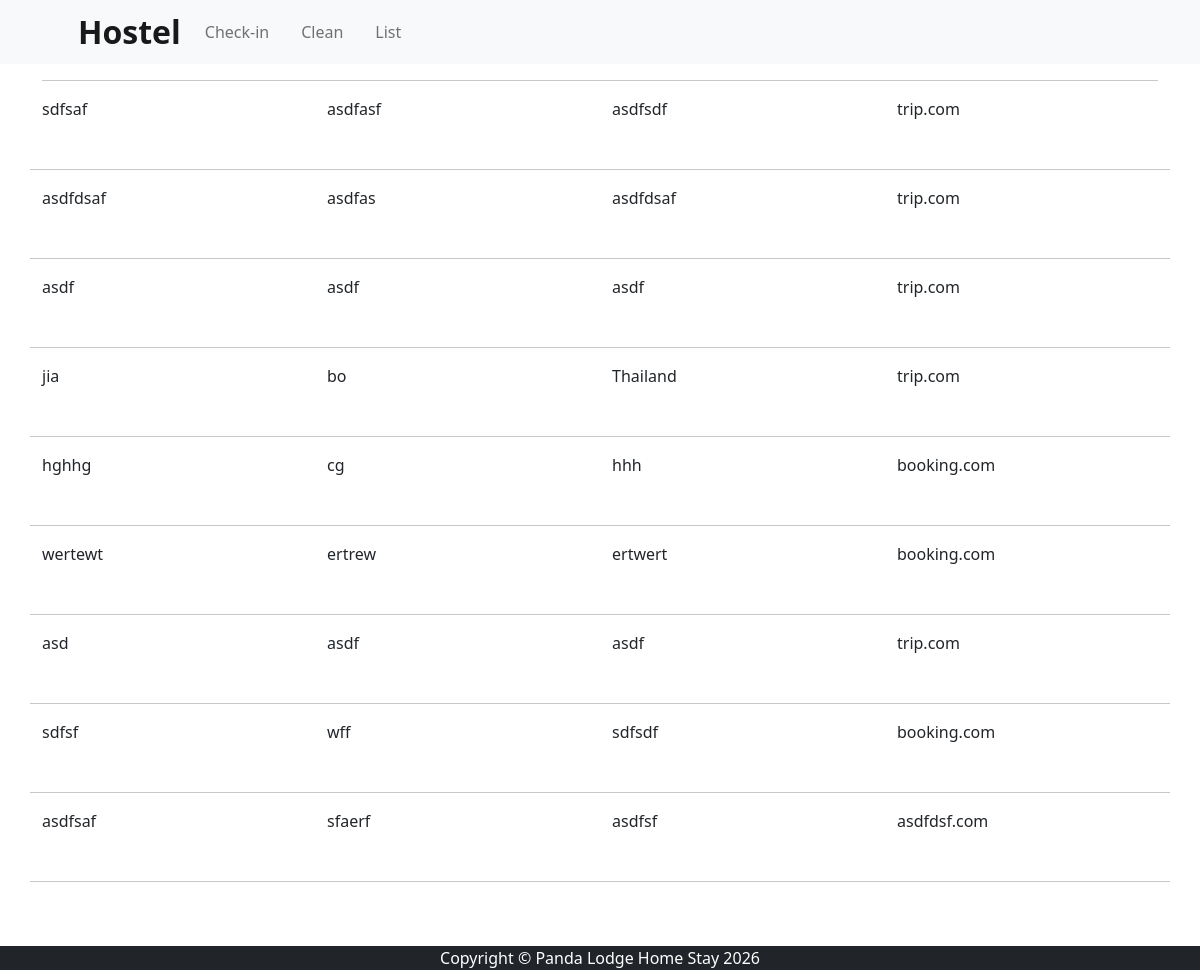
Page /hostel/glist/ (signed in) on the earlier database version.
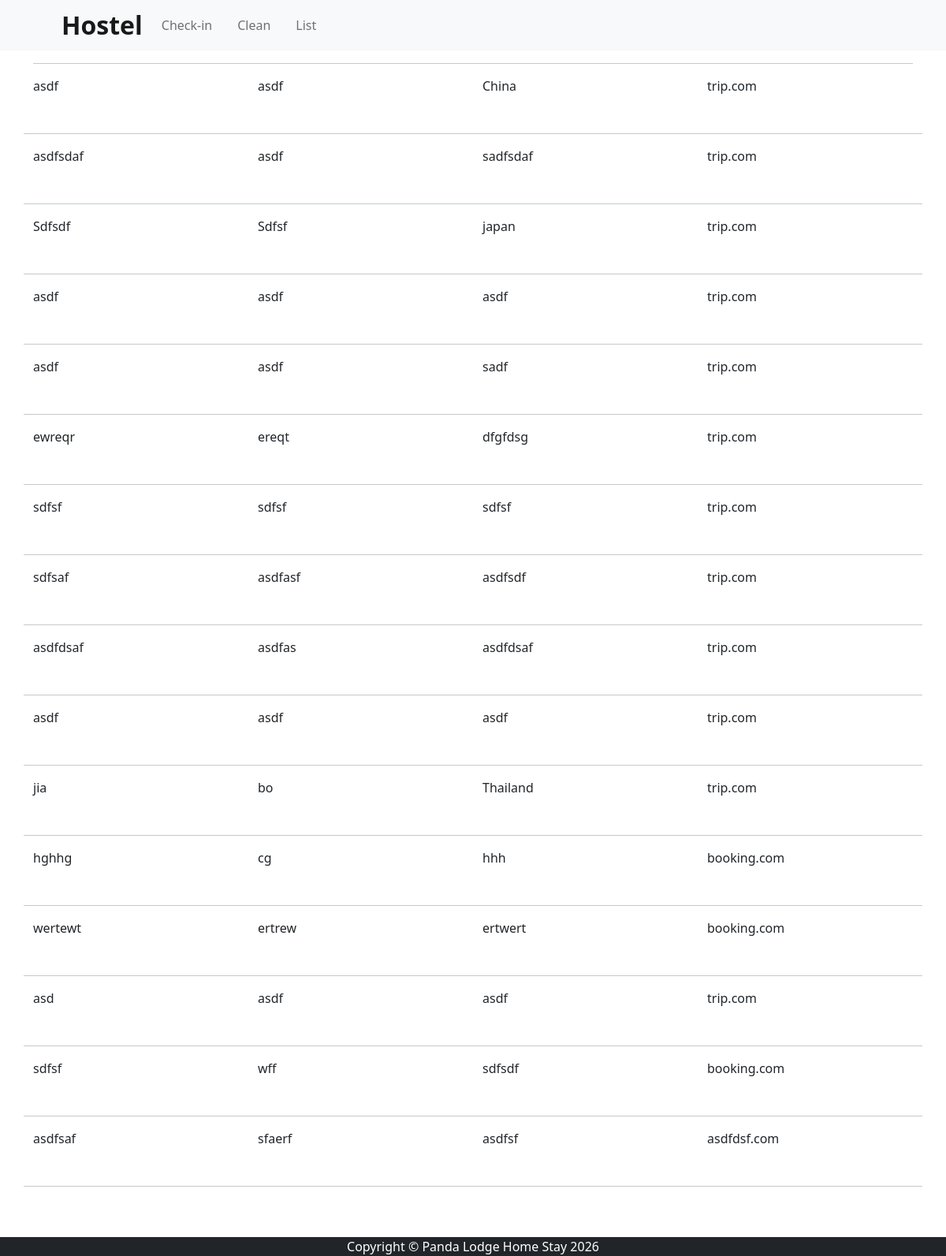
Same page on the later database version.
### hostel/models.py (models this page shows, shortened)
class Guest(models.Model):
    date_modified = models.DateTimeField(auto_now=True)
    givenname = models.CharField(max_length=30, blank=True)
    surname = models.CharField(max_length=30, blank=True)
    country = models.CharField(max_length=30, blank=True)
    platform = models.CharField(max_length=30, blank=True)
    passport = CloudinaryField('image', blank=False, null=False)
    selfie = CloudinaryField('image', blank=False, null=False)
    terms_answers = models.JSONField(default=dict, blank=True)

### hostel/views.py (the view)
# urls.py: path('glist/', views.gList, name='glist'),
def gList(request):
    if not request.session.get('access_granted'):
        return redirect(f"/hostel/access/?next=/hostel/glist/")
    guests = Guest.objects.all().order_by('-id')
    return render(request, 'hostel/glist.html', {'guest': guests})

### cart/context_processors.py (called while the page is built)
def cart(request):
    return {'cart': Cart(request)}

### hostel/context_processors.py (called while the page is built)
def language(request):
    return {
        'lang': request.session.get('lang', 'en')
    }

### store/context_processors.py (called while the page is built)
def base_breadcrumbs(request):
    path = request.path
    parts = path.strip('/').split('/')
    breadcrumbs = []
    url = ''
    for part in parts:
        url += f'/{part}'
        breadcrumbs.append({'name': part.replace('_', ' ').capitalize(), 'url': url})
    return {'breadcrumbs': breadcrumbs}

### hostel/templates/hostel/glist.html (shortened to what this page needs)
{% extends 'hostel/h_base.html' %}
{% block content %}
<div class="container">
    <hr>
    {% for g in guest %}
        <div class="row">
            <div class="col-3">{{ g.surname }}</div>
            <div class="col-3">{{ g.givenname }}</div>
            <div class="col-3">{{ g.country }}</div>
            <div class="col-3 mb-2">{{ g.platform }}.com</div>
            <div class="col-6 mb-3">
            </div>
            <div class="col-6">
            </div>
            <hr>
        </div>
    {% empty %}
        <p>No guests found.</p>
    {% endfor %}
</div>
<br/><br/>
{% endblock %}

Differences in the rows shown:
added Guest: surname "asdf", givenname "asdf", country "China", platform "trip"
added Guest: surname "asdfsdaf", givenname "asdf", country "sadfsdaf", platform "trip"
added Guest: surname "Sdfsdf", givenname "Sdfsf", country "japan", platform "trip"
added Guest: surname "asdf", givenname "asdf", country "asdf", platform "trip"
added Guest: surname "asdf", givenname "asdf", country "sadf", platform "trip"
added Guest: surname "ewreqr", givenname "ereqt", country "dfgfdsg", platform "trip"
added Guest: surname "sdfsf", givenname "sdfsf", country "sdfsf", platform "trip"
